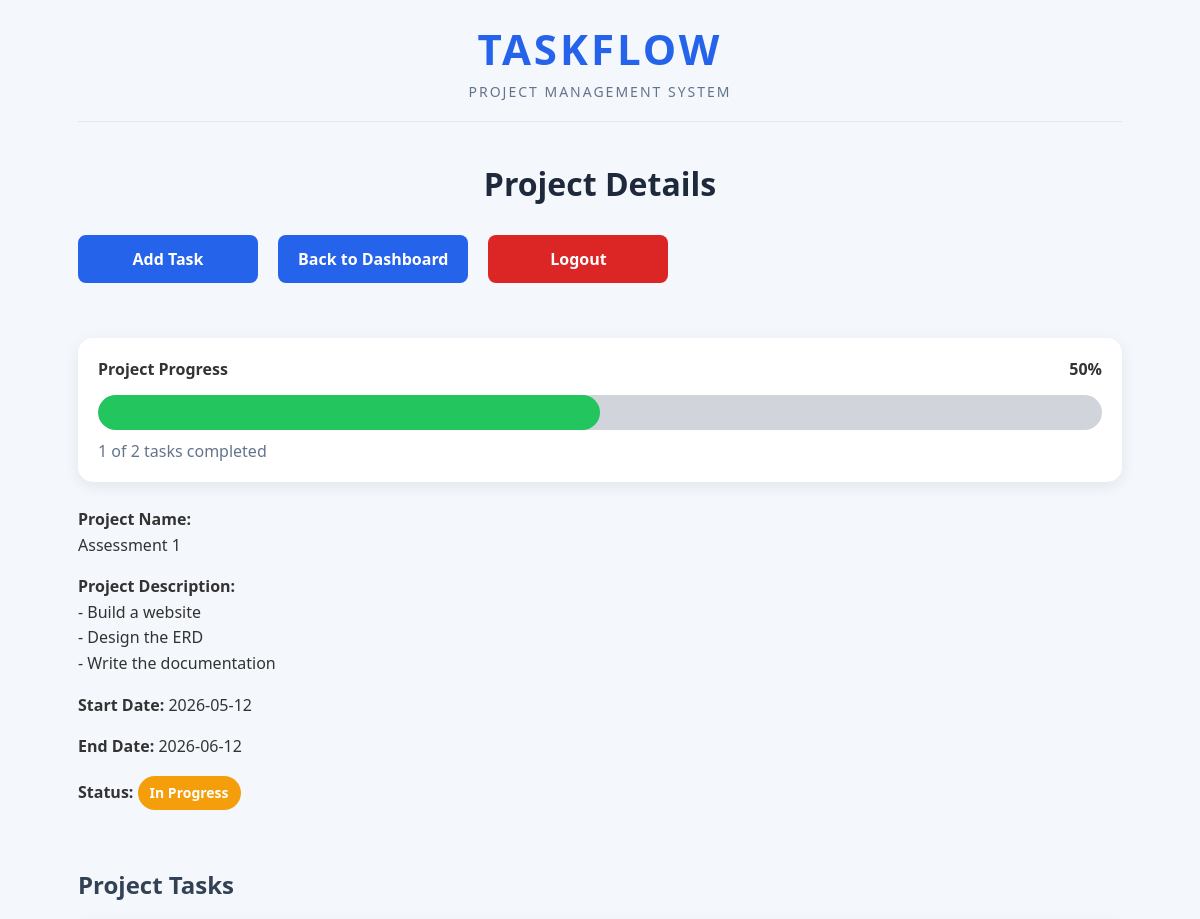
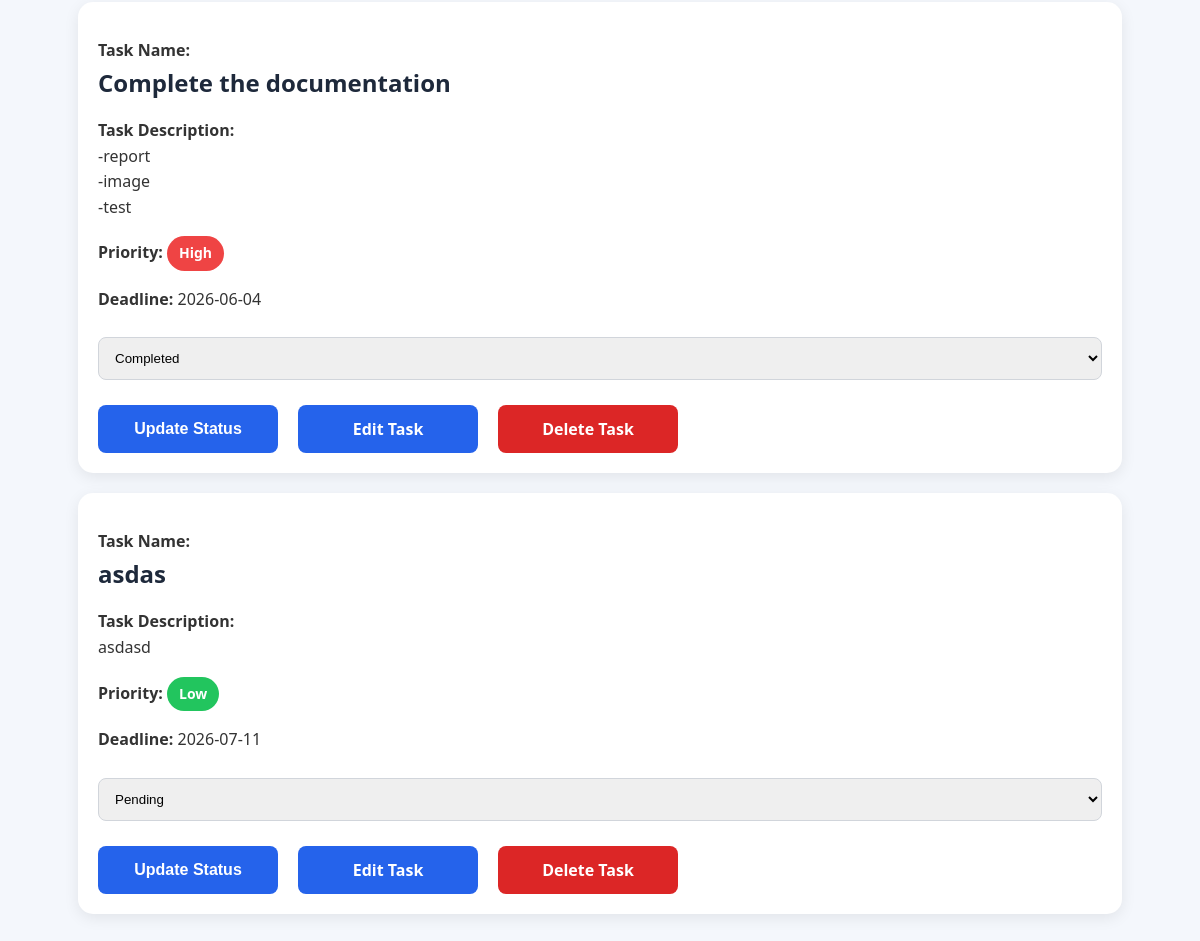
The page /view_project.php?id=2 (signed in) on the database its author committed (2 pictures, top to bottom).
### tables this page shows
CREATE TABLE `projects` (
  `project_id` int(11) NOT NULL,
  `project_name` varchar(255) NOT NULL,
  `description` text DEFAULT NULL,
  `start_date` date DEFAULT NULL,
  `end_date` date DEFAULT NULL,
  `status` enum('Not Started','In Progress','Completed') DEFAULT 'Not Started',
  `user_id` int(11) NOT NULL
);

CREATE TABLE `tasks` (
  `task_id` int(11) NOT NULL,
  `title` varchar(255) NOT NULL,
  `description` text DEFAULT NULL,
  `priority` enum('Low','Medium','High') DEFAULT 'Medium',
  `deadline` date DEFAULT NULL,
  `status` enum('Pending','In Progress','Completed') DEFAULT 'Pending',
  `created_at` timestamp NOT NULL DEFAULT current_timestamp(),
  `user_id` int(11) NOT NULL,
  `project_id` int(11) NOT NULL
);

### view_project.php (the view, shortened to what this page needs)
<?php
include("db.php");
$project_id = $_GET['id'];
$sql = "SELECT * FROM projects
        WHERE project_id = '$project_id'";
$result = mysqli_query($conn, $sql);
$project = mysqli_fetch_assoc($result);
$task_sql = "SELECT * FROM tasks
             WHERE project_id = '$project_id'
             ORDER BY deadline ASC";
$task_result = mysqli_query($conn, $task_sql);
$total_tasks_query = mysqli_query(
    $conn,
    "SELECT COUNT(*) AS total
     FROM tasks
     WHERE project_id='$project_id'"
);
$total_tasks = mysqli_fetch_assoc($total_tasks_query)['total'];
$completed_tasks_query = mysqli_query(
    $conn,
    "SELECT COUNT(*) AS completed
     FROM tasks
     WHERE project_id='$project_id'
     AND status='Completed'"
);
$completed_tasks = mysqli_fetch_assoc($completed_tasks_query)['completed'];
$progress = 0;
if($total_tasks > 0)
{
    $progress = round(($completed_tasks / $total_tasks) * 100);
}
$in_progress_query = mysqli_query(
    $conn,
    "SELECT COUNT(*) AS total
     FROM tasks
     WHERE project_id='$project_id'
     AND status='In Progress'"
);
$in_progress_tasks =
    mysqli_fetch_assoc($in_progress_query)['total'];
if($total_tasks == 0)
{
    $projectStatus = "No Tasks";
    $projectStatusClass = "status-no-tasks";
}
elseif($completed_tasks == $total_tasks)
{
    $projectStatus = "Completed";
    $projectStatusClass = "status-completed";
}
elseif($in_progress_tasks > 0 || $completed_tasks > 0)
{
    $projectStatus = "In Progress";
    $projectStatusClass = "status-progress";
}
else
{
    $projectStatus = "Pending";
    $projectStatusClass = "status-pending";
}
?>
<!DOCTYPE html>
<html>
<head>
    <link rel="stylesheet" href="style.css?v=<?php echo time(); ?>">
</head>
<body>
<div class="container">
    <div class="app-header">
        <div>
            <a href="dashboard.php" class="brand-logo">
                TASKFLOW
            </a>
            <div class="brand-subtitle">
                Project Management System
            </div>
        </div>
    </div>
    <h1>Project Details</h1>
    <div class="button-group">
        <div class="top-buttons">
            <a href="add_task.php?project_id=<?php echo $project_id; ?>" class="btn">
                Add Task
            </a>
            <a href="dashboard.php" class="btn">
                Back to Dashboard
            </a>
            <a href="logout.php" class="btn logout-btn">
                Logout
            </a>
        </div>
    </div>
    <div class="progress-section">
        <div class="progress-title">
            <span>Project Progress</span>
            <span><?php echo $progress; ?>%</span>
        </div>
        <div class="progress-bar">
            <div class="progress-fill"
                 style="width: <?php echo $progress; ?>%;">
            </div>
        </div>
        <div class="progress-info">
            <?php echo $completed_tasks; ?>
            of
            <?php echo $total_tasks; ?>
            tasks completed
        </div>
    </div>
    <p>
        <strong>Project Name:</strong><br>
        <?php echo $project['project_name']; ?>
    </p>
    <p>
        <strong>Project Description:</strong><br>
        <?php echo nl2br($project['description']); ?>
    </p>
    <p>
        <strong>Start Date:</strong>
        <?php echo $project['start_date']; ?>
    </p>
    <p>
        <strong>End Date:</strong>
        <?php echo $project['end_date']; ?>
    </p>
    <p>
        <strong>Status:</strong>
        <span class="status-badge <?php echo $projectStatusClass; ?>">
            <?php echo $projectStatus; ?>
        </span>
    </p>
    <br>
    <h2>Project Tasks</h2>
    <?php while($task = mysqli_fetch_assoc($task_result)) { ?>
        <?php
        $priorityClass = "priority-low";
        if($task['priority'] == "High")
        {
            $priorityClass = "priority-high";
        }
        elseif($task['priority'] == "Medium")
        {
            $priorityClass = "priority-medium";
        }
        ?>
        <div class="task-card">
            <p>
                <strong>Task Name:</strong><br>
                <span class="task-name">
                    <?php echo $task['title']; ?>
                </span>
            </p>
            <p>
                <strong>Task Description:</strong><br>
                <?php echo nl2br($task['description']); ?>
            </p>
            <p>
                <strong>Priority:</strong>
                <span class="priority-badge <?php echo $priorityClass; ?>">
                    <?php echo $task['priority']; ?>
                </span>
            </p>
            <p>
                <strong>Deadline:</strong>
                <?php echo $task['deadline']; ?>
            </p>
            <form action="update_task_status.php"
                  method="POST"
                  class="button-group">
                <select name="status">
                    <option value="Pending"
                        <?php if($task['status']=="Pending") echo "selected"; ?>>
                        Pending
                    </option>
                    <option value="Completed"
                        <?php if($task['status']=="Completed") echo "selected"; ?>>
                        Completed
                    </option>
                </select>
                <input type="submit"
                       value="Update Status">
                <a href="edit_task.php?id=<?php echo $task['task_id']; ?>"
                   class="btn">
                    Edit Task
                </a>
                <a href="delete_task.php?id=<?php echo $task['task_id']; ?>"
                   class="btn logout-btn"
                   onclick="return confirm('Delete this task?')">
                    Delete Task
                </a>
            </form>
        </div>
    <?php } ?>
</div>
</body>
</html>

### style.css (style rules this page uses)
body { font-family:'Segoe UI', Tahoma, Geneva, Verdana, sans-serif; background:#f4f7fc; margin:0; padding:20px; color:#333; }
.container { width:90%; max-width:1200px; margin:auto; }
h1 { text-align:center; color:#1e293b; margin-bottom:30px; }
h2 { color:#334155; margin-bottom:20px; }
p { line-height:1.6; }
.app-header { display:flex; justify-content:space-between; align-items:center; margin-bottom:40px; padding-bottom:20px; border-bottom:1px solid #e2e8f0; }
.app-header > div { flex:1; text-align:center; }
.brand-logo { display:block; text-decoration:none; font-size:42px; font-weight:800; color:#2563eb; letter-spacing:3px; }
.brand-subtitle { color:#64748b; font-size:14px; text-transform:uppercase; letter-spacing:2px; margin-top:5px; }
.top-buttons { display:flex; gap:10px; flex-wrap:wrap; margin-bottom:30px; }
.btn, input[type=submit] { display:inline-flex; align-items:center; justify-content:center; min-width:180px; height:48px; padding:0 20px; border-radius:8px; background:#2563eb; color:white; font-weight:bold; font-size:16px; text-decoration:none; text-align:center; border:none; cursor:pointer; appearance:none; margin-right:10px; transition:0.3s; box-sizing:border-box; line-height:1; vertical-align:middle; }
.logout-btn { background:#dc2626; }
.task-card { background:white; padding:20px; margin-bottom:20px; border-radius:15px; box-shadow:0 4px 15px rgba(0,0,0,0.08); transition:0.3s; }
form { width:100%; margin-top:20px; }
input[type=text], input[type=email], input[type=password], input[type=date], select, textarea { width:100%; padding:12px; margin-top:5px; margin-bottom:15px; border:1px solid #d1d5db; border-radius:8px; box-sizing:border-box; }
.progress-section { background:#ffffff; padding:20px; border-radius:15px; box-shadow:0 4px 15px rgba(0,0,0,0.08); margin:25px 0; }
.progress-title { display:flex; justify-content:space-between; font-weight:bold; margin-bottom:15px; }
.progress-bar { display:block; width:100%; height:35px; background:#d1d5db; border-radius:25px; overflow:hidden; margin:10px 0; }
.progress-fill { display:block; height:35px; background:#22c55e; border-radius:25px; }
.progress-info { margin-top:10px; color:#64748b; }
.status-badge { display:inline-block; padding:6px 12px; border-radius:20px; font-size:14px; font-weight:bold; color:white; }
.status-progress { background:#f59e0b; }
.button-group { display:flex; gap:10px; align-items:center; flex-wrap:wrap; margin-top:20px; }
.task-name { font-size:24px; font-weight:bold; color:#1e293b; }
.priority-badge { display:inline-block; padding:6px 12px; border-radius:20px; font-size:14px; font-weight:bold; color:white; }
.priority-high { background:#ef4444; }
.priority-low { background:#22c55e; }

### rows shown on the page
projects: project_name "Assessment 1", description "- Build a website - Design the ERD - Write the documentation", start_date "2026-05-12", end_date "2026-06-12"
tasks: title "Complete the documentation", description "-report -image -test", priority "High", deadline "2026-06-04", status "Completed"
tasks: title "asdas", description "asdasd", priority "Low", deadline "2026-07-11", status "Pending"

### other values the page prints
$progress "50"
$completed_tasks "1"
$total_tasks "2"
$projectStatus "In Progress"
